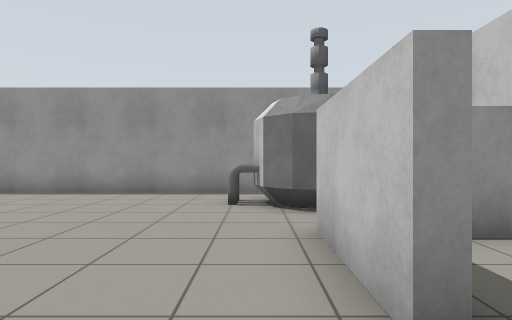
View 1 (above)

16 first-person views from a walk through a robot-simulator world made for Gazebo. The camera is 0.94 m above the floor, looks level and sees 75° across. The floor is counted in squares, 1 m on a side. Each view is taken from the middle of a square. On the plan, view 1 faces up. The plan holds only what a view shows up to about 12 squares ahead; the rest is blank.

View 2
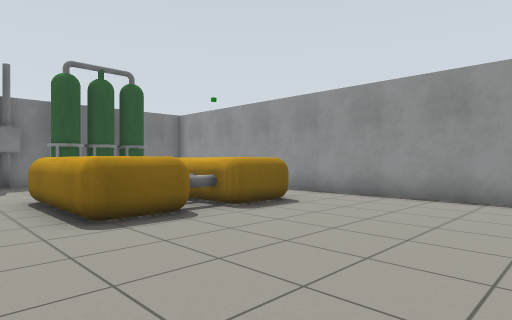

View 3
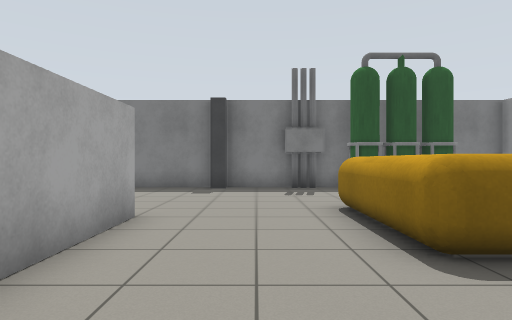

View 4
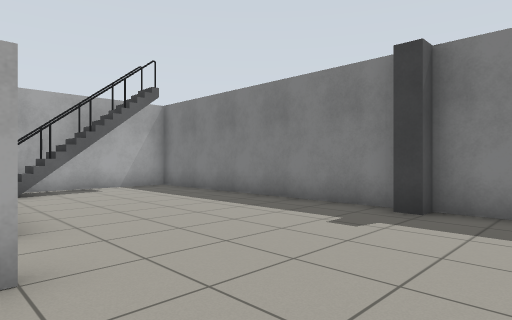

View 5
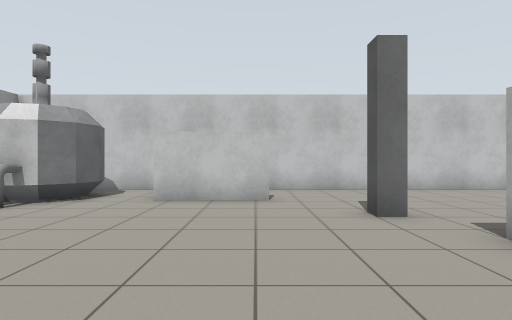

View 6
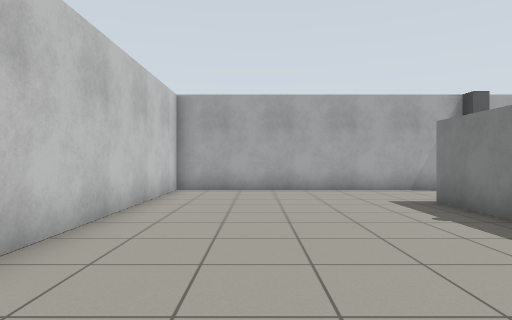

View 7
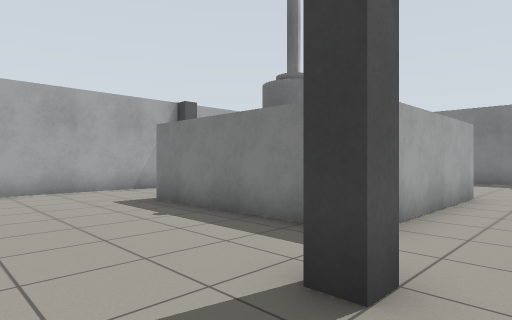

View 8
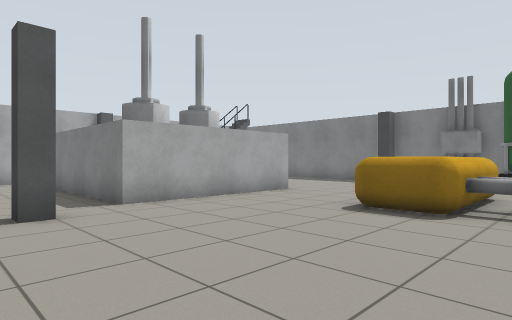

View 9
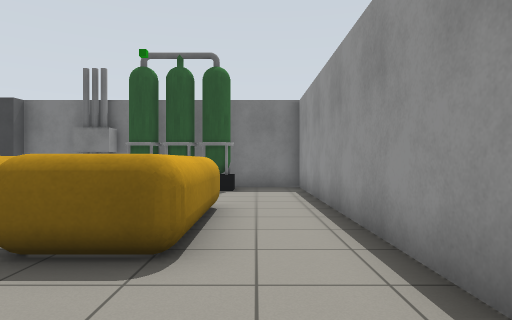

View 10
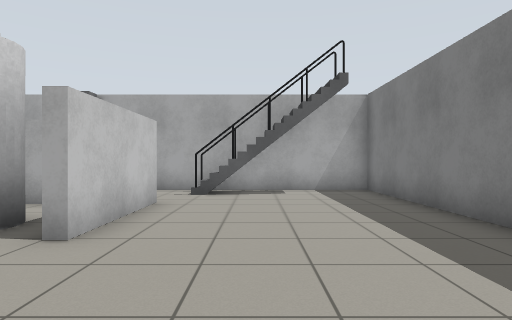

View 11
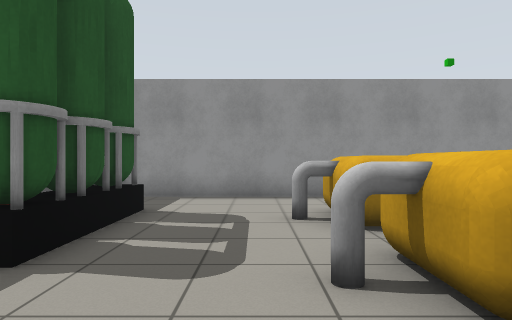

View 12
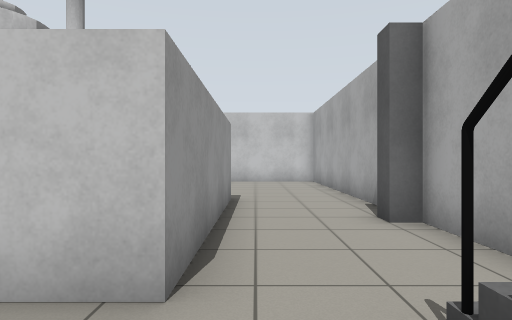

View 13
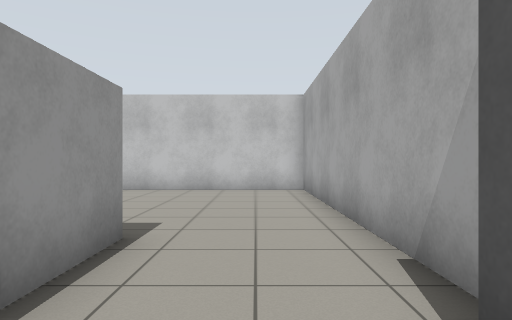

View 14
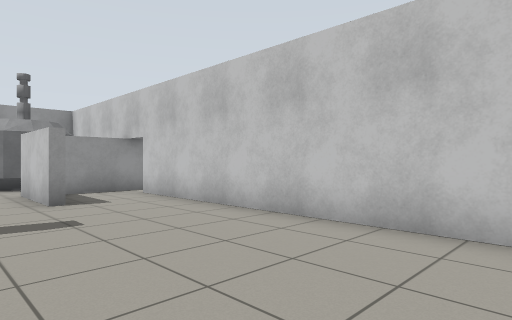

View 15
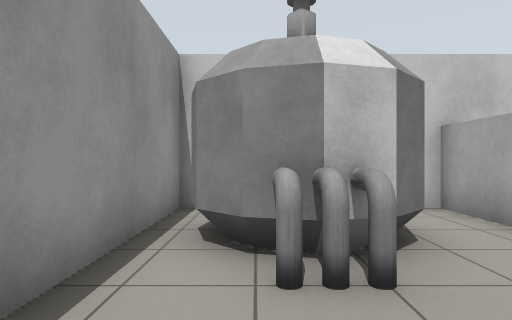

View 16
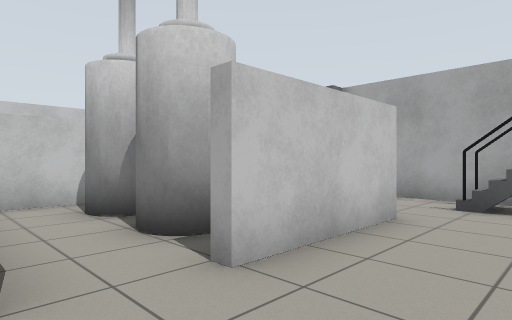

### Floor plan
Key: @ floor where view 1 was taken; # wall or solid block; . floor; P pipe; S stairs; O other object.
Columns run from 15 left of view 1 to 4 right of it. Each row starts with its distance up from view 1.
 10 ####################
  9 #...............O  #
  8 #..............OO  #
  7 #OO..OOOOO.....O.OO#
  6 #OO..OOOOO......OO.#
  5 #OO.....O..........#
  4 # O..OOOOO......####
  3 #P...OOOOO......#..#
  2 #P..............#..#
  1 #..................#
  0 #O............O@...#
 -1 #......OOOOOO......#
 -2 #...........O......#
 -3 #.....O.O.O.O......#
 -4 #.....O. O OO......#
 -5 #.....O..   O......#
 -6 #.....OOOOOOO......#
 -7 #..................#
 -8 #..SSS.............#
 -9 #..SSS...O.........#
-10 ####################

Positions as (right, up) in squares from view 1, and headings:
1: (0, 0), facing up
2: (-1, 1), facing up-left
3: (-3, 1), facing left
4: (-8, 2), facing down-left
5: (-7, 2), facing right
6: (1, 1), facing down
7: (1, 1), facing down-left
8: (0, 6), facing down-left
9: (-3, 8), facing left
10: (-11, 1), facing down
11: (-11, 1), facing up
12: (-11, -7), facing right
13: (-7, -8), facing right
14: (-1, -6), facing up-right
15: (-3, 8), facing right
16: (-11, -1), facing down-right
